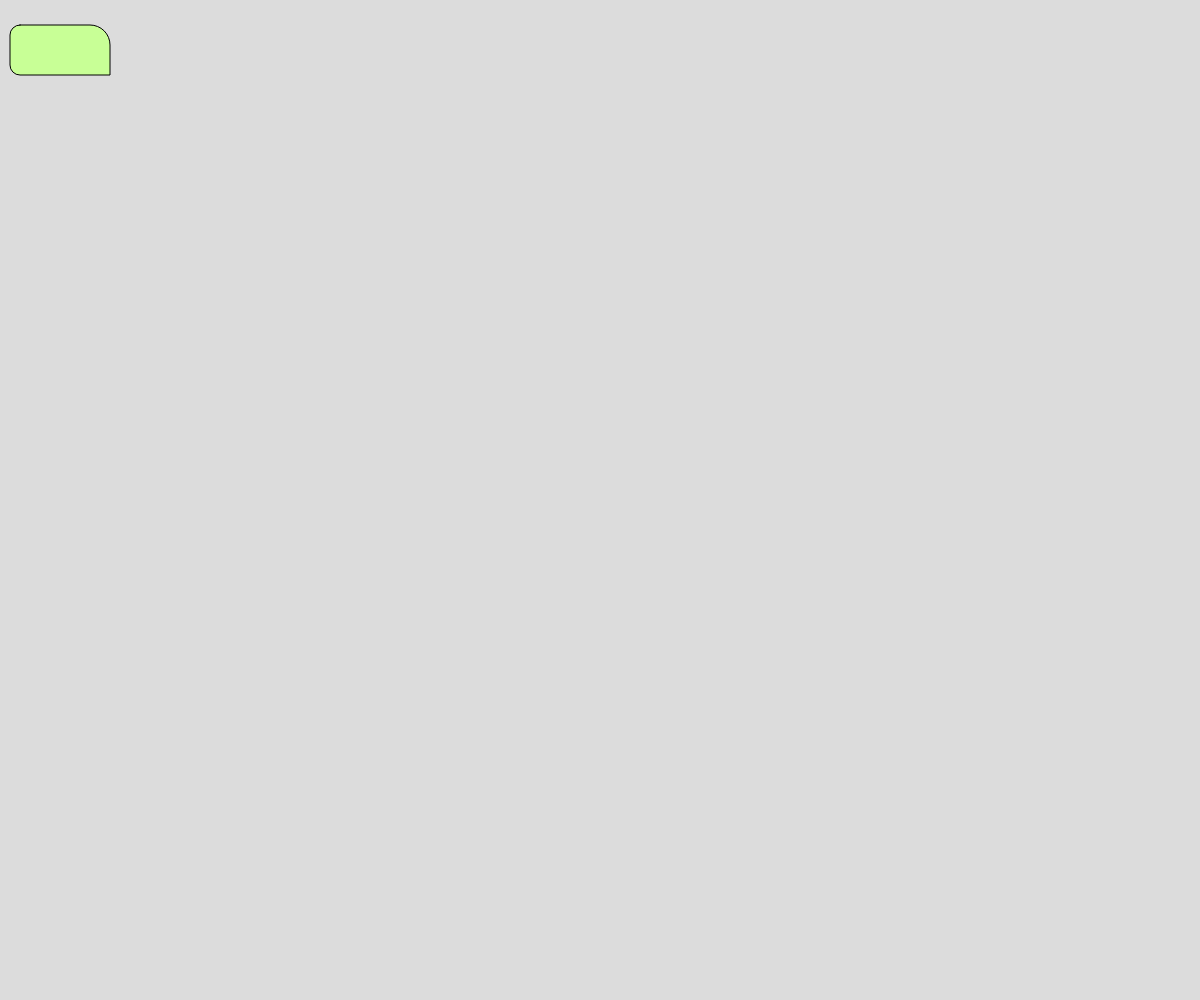
Frame 1 (no input)
Frame 60 (no input): identical to frame 1, image omitted
Frame 120 (the mouse pressed at the canvas centre since frame 60): identical to frame 1, image omitted

The p5.js sketch that drew this single still picture (run headless with seeded random() and noise() and a simulated clock; from frame 60 on, the mouse is pressed at the canvas centre):

// p5.js sketch
// ── sketch.js
// Drawing Challenge
// Mr.Scott
// Sept 13. 2024

let rX = 60;    let rY = 50;

function setup() {
  createCanvas(windowWidth, windowHeight);
  rectMode(CENTER);
}

function draw() {
  background(220);
  //moving rectangle
  if(keyIsPressed && key=="a"){
    rY += 2;
    if(rY > height) rY = 0;
  }
  fill(200,255,150);
  rect(rX, rY, 100, 50, 10, 20, 0, 10);
}

function keyPressed(){
  if(keyCode === DOWN_ARROW){
    rY += 50;
  }
}
